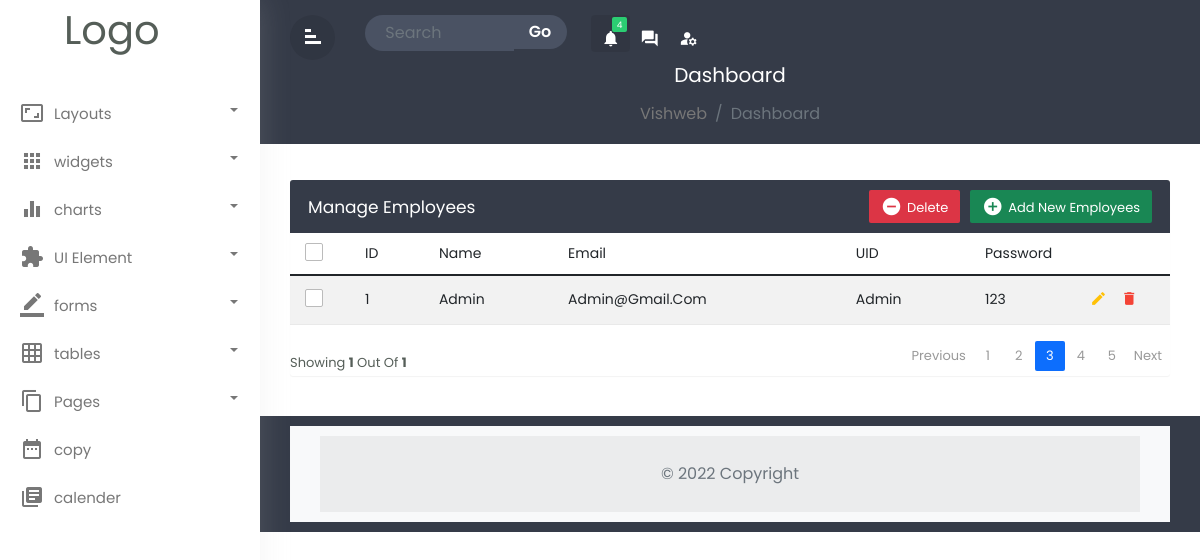
The app's page /login-system/admin/admin.php, older data.
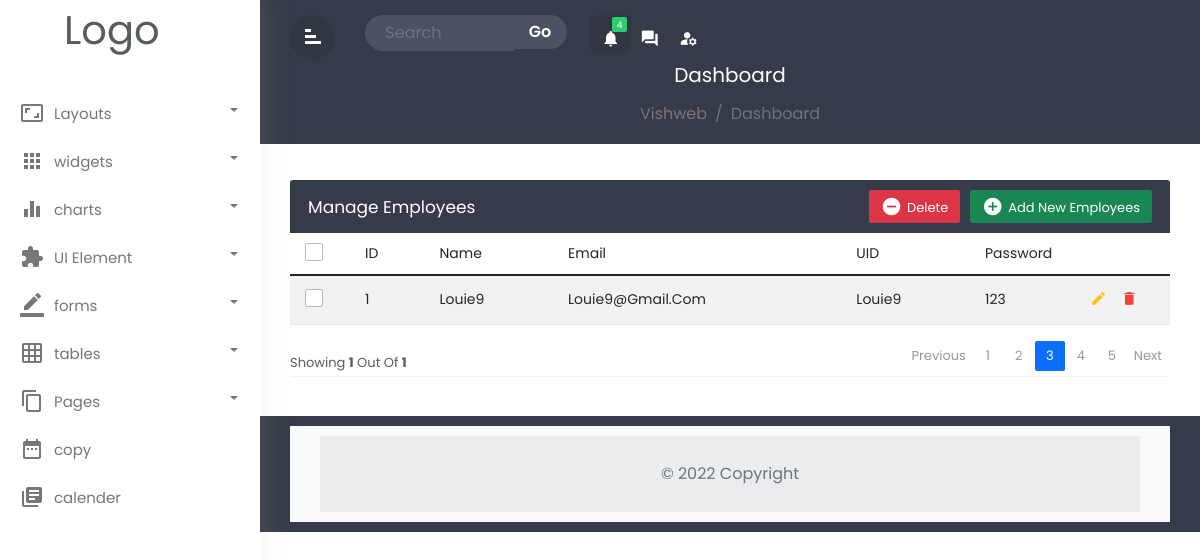
The same page, newer data.
### tables this page shows
CREATE TABLE `users` (
  `usersId` int(11) NOT NULL,
  `usersName` varchar(128) NOT NULL,
  `usersEmail` varchar(128) NOT NULL,
  `usersUid` varchar(128) NOT NULL,
  `usersPwd` varchar(128) NOT NULL
);

### login-system/admin/admin.php (the view, shortened to what the changed rows need)
<?php
include_once '../php/dbh.inc.php';
?>
<!doctype html>
<html lang="en">
<head>
    <link rel="stylesheet" href="../../bootstrap/css/bootstrap.min.css">
    <link rel="stylesheet" href="../../css/admin.css">
</head>
<body>
    <?php
    $sql = "SELECT * FROM users;";
    $result = mysqli_query($conn, $sql);
    $num = mysqli_num_rows($result);
    ?>
    <div class="wrapper">
        <div id="sidebar">
            <div class="logo">
                <h1 class="title-logo">Logo</h1>
            </div>
        </div>
        <div id="content">
            <div class="main-content">
                <div class="row">
                    <div class="col-md-12">
                        <div class="table-wrapper">
                            <div class="table-title">
                                <div class="row">
                                    <div class="col-sm-6 p-0 flex justify-content-lg-start justify-content-center">
                                        <h2 class="ml-lg-2">Manage Employees</h2>
                                    </div>
                                </div>
                            </div>
                            <table class="table table-striped table-hover">
                                <thead>
                                    <tr>
                                        <th><span class="custom-checkbox">
                                                <label for="selectAll"></label></th>
                                        <th>ID</th>
                                        <th>Name</th>
                                        <th>Email</th>
                                        <th>UID</th>
                                        <th>Password</th>
                                    </tr>
                                </thead>
                                <tbody>
                                    <?php
                                    if ($num > 0) {
                                        while ($data = mysqli_fetch_assoc($result)) {
                                            echo "
                                                <tr>
                                                <th><span class='custom-checkbox'>
                                                        <input type='checkbox' id='checkbox1' name='option[]' value='1'>
                                                        <label for='checkbox1'></label></th>
                                                <th>" . $data['usersId'] . "</th>
                                                <th>" . $data['usersName'] . "</th>
                                                <th>" . $data['usersEmail'] . "</th>
                                                <th>" . $data['usersUid'] . "</th>
                                                <th>" . $data['usersPwd'] . "</th>
                                                <th>
                                                <a href='#editEmployeeModal' class='edit' data-toggle='modal'>
                                                    <i class='material-icons' data-toggle='tooltip'
                                                        title='Edit'>&#xE254;</i>
                                                </a>
                                                <a href='#deleteEmployeeModal' class='delete' data-toggle='modal'>
                                                    <i class='material-icons' data-toggle='tooltip'
                                                        title='Delete'>&#xE872;</i>
                                                </a>
                                            </th>
                                        </tr>
                                                ";
                                        }
                                    }
                                    ?>
                                </tbody>
                            </table>
                        </div>
                    </div>
                </div>
            </div>
        </div>
    </div>
</body>
</html>

Row changes from the older to the newer data that the page shows:
changed users id 1: usersName "Admin" → "Louie9"; usersEmail "Admin@gmail.com" → "Louie9@gmail.com"; usersUid "Admin" → "Louie9"
